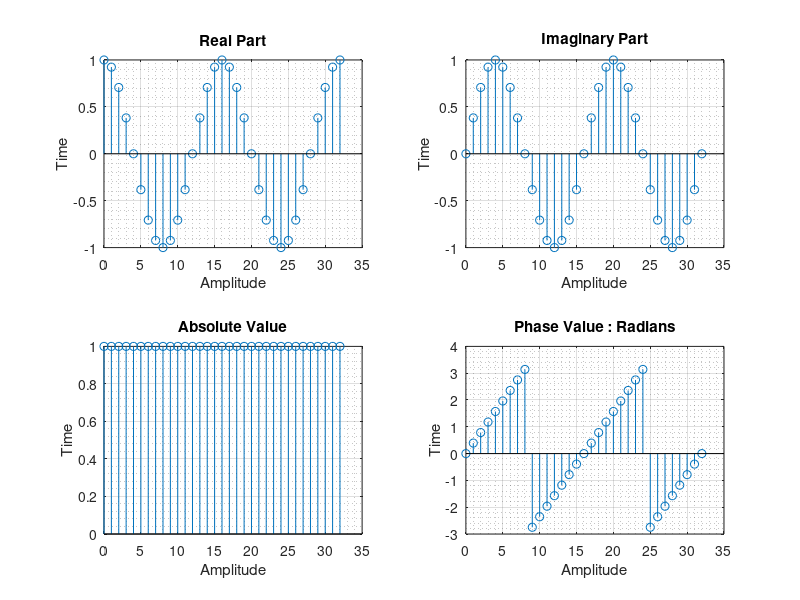

This chart was generated by the following MATLAB code:
% Program to plot Real,Imaginary parts and absolute, phase values of function
clc; clear all;

% Given function
%   y(n) = exp(j*pi*n/8) , n <- [0,32]

n = 0:32; % Domain
func = @(n) exp(j*pi*n/8); % Function Definition
x = func(n); % Function Implementation

% Extracting real parts.
x1 = real(x);
figure('Name','Function analysis','NumberTitle','off','Color','w')
subplot(2,2,1) % Create axes in tiled positions
stem(n,x1), grid on, grid minor % Discrete data 2D plot
title('Real Part')
xlabel('Amplitude')
ylabel('Time')

% Extracting imaginary parts
x2 = imag(x);
subplot(2,2,2)
stem(n,x2), grid on, grid minor
title('Imaginary Part')
xlabel('Amplitude')
ylabel('Time')

% Absolute value
x3 = abs(x);
subplot(2,2,3)
stem(n,x3), grid on, grid minor
title('Absolute Value')
xlabel('Amplitude')
ylabel('Time')

% Phase angle in radians
x4 = angle(x);
subplot(2,2,4)
stem(n,x4), grid on, grid minor
title('Phase Value : Radians')
xlabel('Amplitude')
ylabel('Time')

print('-clipboard','-dbitmap')